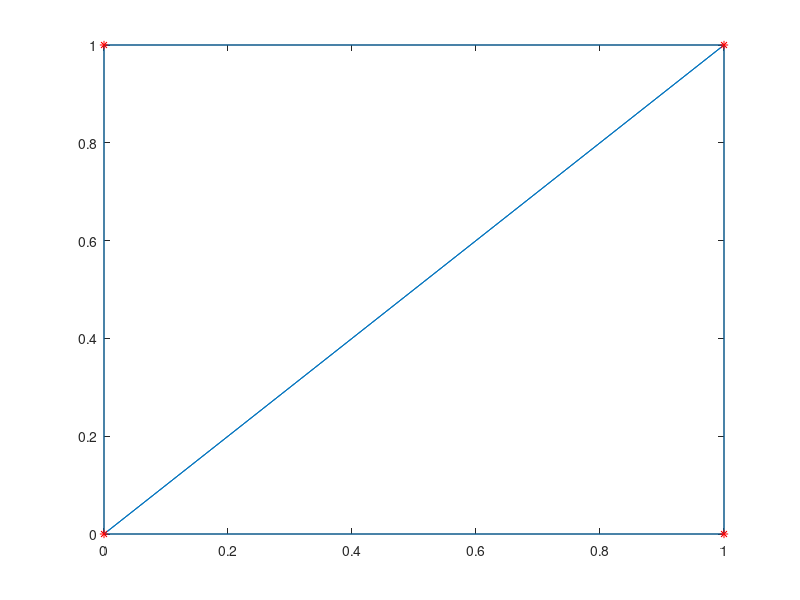

Write MATLAB code to recreate this figure. (Note: this script raises an error after producing the figure.)
%random points:
##rand ("state", 3);
##x = rand (5, 1);
##y = rand (5, 1);
% square:
x = [0 1 0 1];
y = [0 0 1 1];
tri = delaunay (x, y)
triplot (tri, x, y);
hold on;
plot (x, y, "r*");
figure();
#axis ([0,1,0,1]);

% refinement:
x0 = [0 0]; %any points
r = 2;
[x_new, y_new] = grid_refinement(x0, r, x, y, tri);
% new points after refinement:
tri = delaunay (x_new, y_new);
triplot (tri, x_new, y_new);
hold on;
plot (x_new, y_new, "r*");